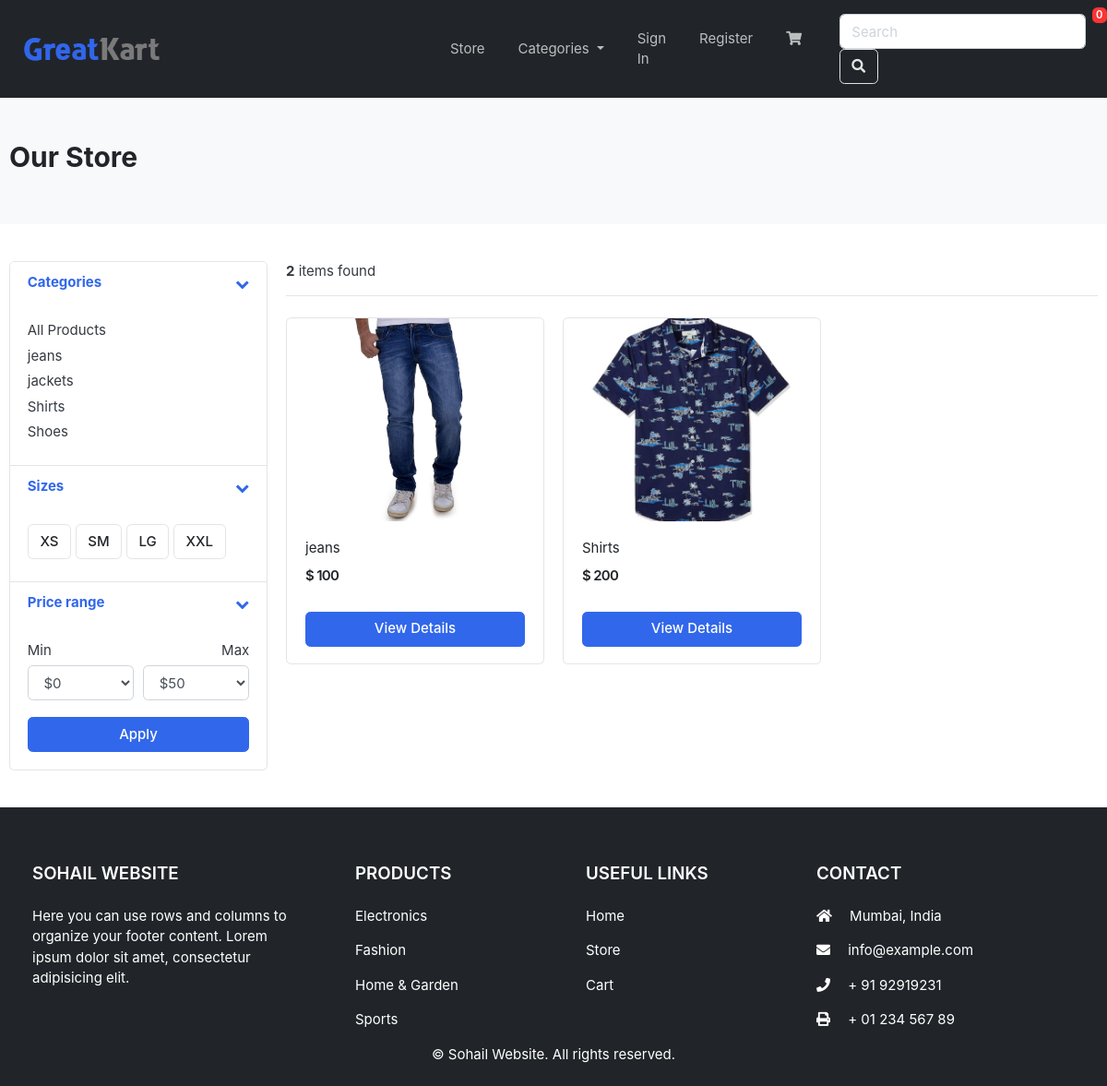
/store/, run on the app's committed database.
### category/models.py (models this page shows, shortened)
class Category(models.Model):
    category_name = models.CharField(max_length=50, unique=True)
    slug = models.SlugField(max_length=100, unique=True)
    description = models.TextField(max_length=255, blank=True)
    cat_image = models.ImageField(upload_to='photos/categories', blank=True)
    class Meta:
        verbose_name = 'category'
        verbose_name_plural = 'categories'
    def get_url(self):
            return reverse('products_by_category', args=[self.slug])

### store/models.py (models this page shows, shortened)
class Product(models.Model):
    product_name = models.CharField(max_length=200, unique=True)
    slug = models.SlugField(max_length=200, unique=True)
    description = models.TextField(max_length=500, blank=True)
    price = models.IntegerField()
    images = models.ImageField(upload_to='photos/products')
    stock = models.IntegerField()
    is_available = models.BooleanField(default=True)
    category = models.ForeignKey(Category, on_delete=models.CASCADE)
    created_date = models.DateTimeField(auto_now_add=True)
    modified_date = models.DateTimeField(auto_now=True)
    def get_url(self):
        return reverse('product_detail', args=[self.category.slug, self.slug])

### store/views.py (the view)
# urls.py: path('store/', include('store.urls')),
def store(request, category_slug=None):
    categories = None
    products = None
    if category_slug != None:
        categories = get_object_or_404(Category, slug=category_slug)
        products = Product.objects.filter(category=categories, is_available=True)
        paginator = Paginator(products, 1)
        page = request.GET.get('page')
        paged_products = paginator.get_page(page)
        product_count = products.count()
    else:
        products = Product.objects.all().filter(is_available=True).order_by('id')
        paginator = Paginator(products, 3)
        page = request.GET.get('page')
        paged_products = paginator.get_page(page)
        product_count = products.count()
    context = {
        'products': paged_products,
        'product_count': product_count,
    }
    return render(request, 'store/store.html', context)

### carts/context_processors.py (called while the page is built)
def counter(request):
    cart_count = 0
    if 'admin' in request.path:
        return {}
    else:
        try:
            cart = Cart.objects.filter(cart_id=_cart_id(request))
            if request.user.is_authenticated:
                cart_items = CartItem.objects.all().filter(user=request.user)
            else:
                cart_items = CartItem.objects.all().filter(cart=cart[:1])
            for cart_item in cart_items:
                cart_count += cart_item.quantity
        except Cart.DoesNotExist:
            cart_count = 0
    return dict(cart_count=cart_count)

### carts/views.py (called while the page is built)
def _cart_id(request):
    cart = request.session.session_key
    if not cart:
        cart = request.session.create()
    return cart

### category/context_processors.py (called while the page is built)
def menu_links(request):
    links = Category.objects.all()
    return dict(links=links)

### templates/store/store.html (shortened to what this page needs)
{% extends 'base.html' %}
{% load static %}
{% block content %}
<section class="section-pagetop bg">
<div class="container">
	{% if 'search' in request.path %}
		<h2 class="title-page">Search Result</h2>
	{% else %}
		<h2 class="title-page">Our Store</h2>
	{% endif %}
</div>
</section>
<section class="section-content padding-y">
<div class="container">
<div class="row">
	<aside class="col-md-3">
<div class="card">
	<article class="filter-group">
		<header class="card-header">
			<a href="#" data-toggle="collapse" data-target="#collapse_1" aria-expanded="true" class="">
				<i class="icon-control fa fa-chevron-down"></i>
				<h6 class="title">Categories</h6>
			</a>
		</header>
		<div class="filter-content collapse show" id="collapse_1" style="">
			<div class="card-body">
				<ul class="list-menu">
					<li><a href="{% url 'store' %}">All Products  </a></li>
					{% for category in links %}
				<li><a href="{{ category.get_url }}">{{ category.category_name }}  </a></li>
					{% endfor %}
				</ul>
			</div>
		</div>
	</article>
	<article class="filter-group">
		<header class="card-header">
			<a href="#" data-toggle="collapse" data-target="#collapse_4" aria-expanded="true" class="">
				<i class="icon-control fa fa-chevron-down"></i>
				<h6 class="title">Sizes </h6>
			</a>
		</header>
		<div class="filter-content collapse show" id="collapse_4" style="">
			<div class="card-body">
			  <label class="checkbox-btn">
			    <span class="btn btn-light"> XS </span>
			  </label>
			  <label class="checkbox-btn">
			    <span class="btn btn-light"> SM </span>
			  </label>
			  <label class="checkbox-btn">
			    <span class="btn btn-light"> LG </span>
			  </label>
			  <label class="checkbox-btn">
			    <span class="btn btn-light"> XXL </span>
			  </label>
		</div>
		</div>
	</article>
	<article class="filter-group">
		<header class="card-header">
			<a href="#" data-toggle="collapse" data-target="#collapse_3" aria-expanded="true" class="">
				<i class="icon-control fa fa-chevron-down"></i>
				<h6 class="title">Price range </h6>
			</a>
		</header>
		<div class="filter-content collapse show" id="collapse_3" style="">
			<div class="card-body">
				<div class="form-row">
				<div class="form-group col-md-6">
				  <label>Min</label>
				  	<select class="mr-2 form-control">
						<option value="0">$0</option>
					</select>
				</div>
				<div class="form-group text-right col-md-6">
				  <label>Max</label>
				  	<select class="mr-2 form-control">
						<option value="50">$50</option>
					</select>
				</div>
				</div>
				<button class="btn btn-block btn-primary">Apply</button>
			</div>
		</div>
	</article>
</div>
	</aside>
	<main class="col-md-9">
<header class="border-bottom mb-4 pb-3">
		<div class="form-inline">
			<span class="mr-md-auto"><b>{{ product_count }}</b> items found </span>
		</div>
</header>
<div class="row">
	{% if products %}
	{% for product in products %}
	<div class="col-md-4">
		<figure class="card card-product-grid">
			<div class="img-wrap">
				<a href="{{ product.get_url }}"><img src="{{ product.images.url }}"></a>
			</div>
			<figcaption class="info-wrap">
				<div class="fix-height">
					<a href="{{ product.get_url }}" class="title">{{ product.product_name }}</a>
					<div class="price-wrap mt-2">
						<span class="price">$ {{ product.price }}</span>
					</div>
				</div>
				<a href="{{ product.get_url }}" class="btn btn-block btn-primary">View Details </a>
			</figcaption>
		</figure>
	</div>
	{% endfor %}
	{% else %}
	<div>
		<h2>No result found. Please try again.</h2>
	</div>
	{% endif %}
</div>
	</main>
</div>
</div>
</section>
{% endblock %}

### static/css/ui.css (style rules this page uses)
html { font-family: "Inter", sans-serif; font-size: 15px; }
.img-wrap { text-align: center; display: block; }
.img-wrap img { max-width: 100%; }
.price-wrap { letter-spacing: -0.7px; }
.padding-y { padding-top: 40px; padding-bottom: 40px; }
figure { margin-bottom: 0; }
article:after, .form-group:after { display: block; clear: both; content: ""; }
.bg { background-color: #f8f9fa; }
.title-page { color: #212529; }
.btn-light { background-color: #fff; border-color: #e4e4e4; }
[class*=list-] li:after { visibility: hidden; display: block; content: ""; overflow: hidden; height: 0; clear: both; }
.list-menu { list-style: none; margin: 0; padding-left: 0; }
.list-menu li { margin-bottom: 5px; }
.list-menu a { color: #343a40; }
[class*=card-product] a.title { color: #212529; display: block; }
[class*=card-product] .img-wrap { overflow: hidden; position: relative; }
[class*=card-product] .img-wrap img { height: 100%; max-width: 100%; width: auto; display: inline-block; -o-object-fit: cover; object-fit: cover; }
.card-product-grid { margin-bottom: 20px; }
.card-product-grid .img-wrap { border-radius: 0.2rem 0.2rem 0 0; height: 220px; }
.card-product-grid .info-wrap { overflow: hidden; padding: 18px 20px; }
.card-product-grid .fix-height { height: 80px; overflow: hidden; }
.card .img-wrap { overflow: hidden; }
.price { font-weight: 600; color: #212529; }
.icon-control { margin-top: 5px; float: right; font-size: 80%; }
.card-header .title { margin-bottom: 0; line-height: 1.5; }
.filter-group { border-bottom: 1px solid #e4e4e4; }
.filter-group .card-header { border-bottom: 0; }
.filter-group:last-child { border-bottom: 0; }
.checkbox-btn { position: relative; }
.section-pagetop { padding: 45px 0; }

### data on the page
Category: category_name "jeans"
Category: category_name "jackets"
Category: category_name "Shirts"
Category: category_name "Shoes"
Product: images (picture), product_name "jeans", price "100"
Product: images (picture), product_name "Shirts", price "200"

### other printed values
{{ cart_count }} "0"
{{ product_count }} "2"
